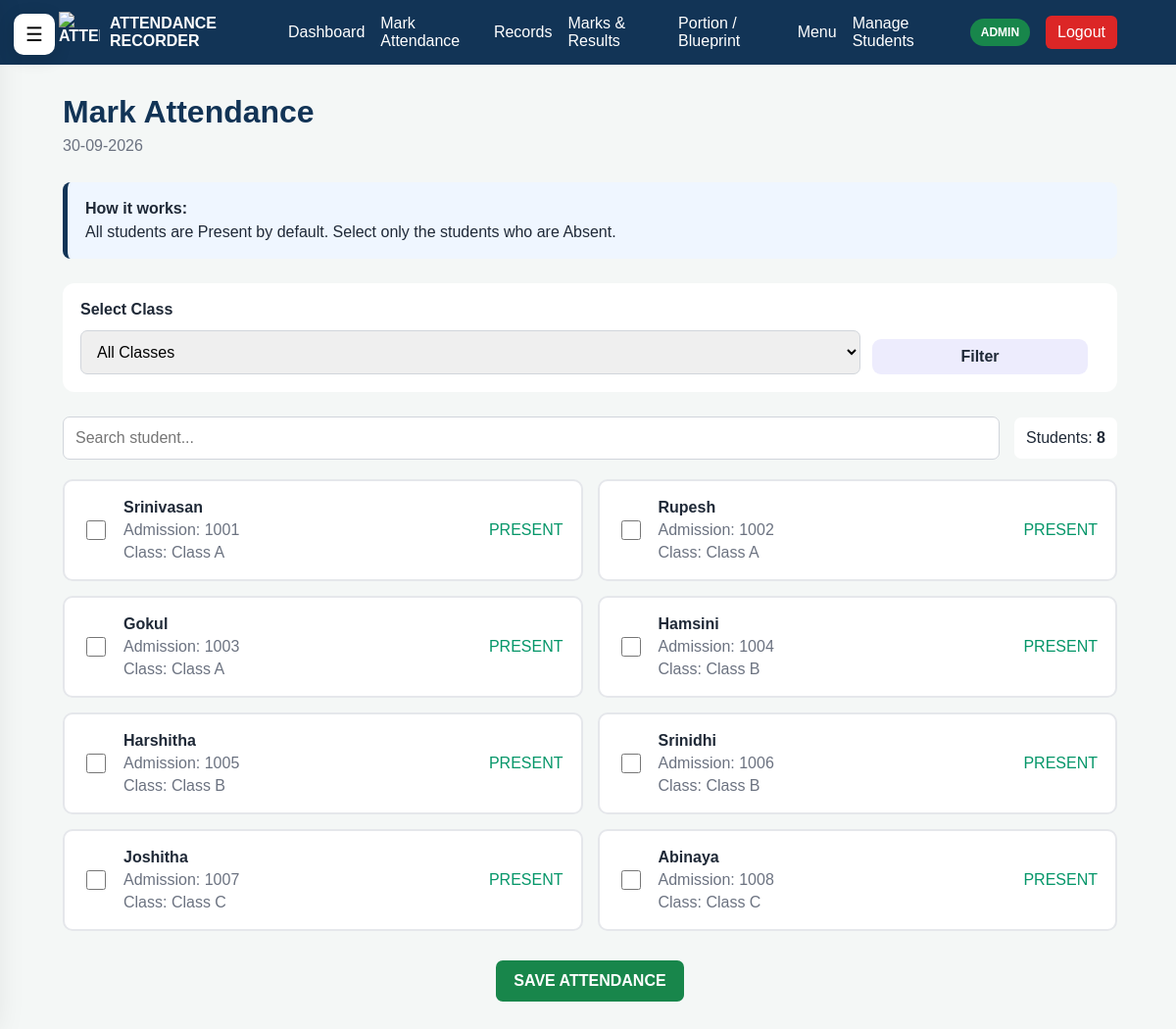
Page /mark-attendance (signed in) on the committed database.
### tables this page shows
CREATE TABLE students (

            admission_no TEXT PRIMARY KEY,

            name TEXT NOT NULL,

            class_name TEXT DEFAULT 'Unassigned',

            password TEXT,

            roll_no TEXT,

            blood_group TEXT,

            mother_phone TEXT,

            father_phone TEXT,

            mother_email TEXT,

            father_email TEXT,

            address TEXT
        , email TEXT, phone TEXT, login_username TEXT DEFAULT '', photo TEXT DEFAULT '');

### app.py (the view, shortened to what this page needs)
@app.route(
    "/mark-attendance",
    methods=["GET", "POST"]
)
def mark_attendance():
    connection = get_db_connection()
    today = datetime.now().strftime(
        "%d-%m-%Y"
    )
    selected_class = request.args.get(
        "class_name",
        ""
    ).strip()
    if selected_class:
        students = connection.execute(
            """
            SELECT *
            FROM students

            WHERE class_name = ?

            ORDER BY admission_no
            """,
            (selected_class,)
        ).fetchall()
    else:
        students = connection.execute(
            """
            SELECT *
            FROM students

            ORDER BY class_name, admission_no
            """
        ).fetchall()
    recorded = connection.execute(
        """
        SELECT admission_no
        FROM attendance
        WHERE date = ?
        """,
        (today,)
    ).fetchall()
    recorded_numbers = {
        row["admission_no"]
        for row in recorded
    }
    remaining_students = [
        student
        for student in students
        if student["admission_no"]
        not in recorded_numbers
    ]
    class_rows = connection.execute(
        """
        SELECT DISTINCT class_name
        FROM students
        WHERE TRIM(class_name) <> ''
        ORDER BY class_name
        """
    ).fetchall()
    class_names = CLASSES
    connection.close()
    return render_template(
        "mark_attendance.html",
        students=remaining_students,
        today=today,
        selected_class=selected_class,
        class_names=class_names
    )

### app.py (called while the page is built, shortened)
def get_db_connection():
    connection = sqlite3.connect(
        DATABASE_FILE
    )
    connection.row_factory = sqlite3.Row
    return connection

def login_required():
    return "user_id" in session

def teacher_or_admin_required():
    return (
        login_required()
        and session.get("role")
        in ["teacher", "admin"]
    )

def _master_connection():
    c = sqlite3.connect(MASTER_DATABASE_FILE)
    c.row_factory = sqlite3.Row
    return c

def get_db_connection():
    if not has_request_context():
        return _CORE_GET_DB_CONNECTION()
    slug = session.get("school_id")
    if not slug:
        return _CORE_GET_DB_CONNECTION()

def _current_school_name():
    slug = session.get("school_id", "our-school")
    c = _master_connection()
    row = c.execute("SELECT name FROM schools WHERE slug=?", (slug,)).fetchone()
    c.close()
    return row["name"] if row else "Our School"

@app.context_processor
def inject_7777_context():
    try:
        c = _master_connection()
        schools = c.execute(
            "SELECT name,slug FROM schools WHERE active=1 ORDER BY id"
        ).fetchall()
        c.close()
    except Exception:
        schools = []
    return {
        "school_list": schools,
        "current_school_name": _current_school_name(),
    }

@app.before_request
def prepare_7777_request():
    if request.path not in ["/login", "/logout"] and session.get("role") != "boss":
        if session.get("school_id") not in [None, "", "master"]:
            _feature_setup_current_db()

@app.after_request
def restore_7777_school_session(response):
    slug = getattr(g, "login_school_slug", None)
    if slug and session.get("role") in ["student", "teacher", "admin"]:
        session["school_id"] = slug
    return response

@app.before_request
def enforce_class_teacher_attendance_scope():
    return None

@app.before_request
def enforce_original_marks_subject():
    return None

@app.before_request
def boss_controls_registration_and_school_creation():
    if request.path == "/register" and session.get("role") != "boss":
        flash("Teacher/Admin account creation is controlled by Boss Admin.", "error")
        return redirect(url_for("login"))

@app.before_request
def clear_stale_login_session():
    if request.path == "/login" and request.method == "GET" and session.get("role"):
        session.clear()

@app.before_request
def enforce_strict_class_teacher_scope():
    if session.get("role") != "teacher":
        return None

### templates/mark_attendance.html (shortened to what this page needs)
{% extends "base.html" %}
{% block content %}
<div class="page-header">
    <div>
        <h1>
            Mark Attendance
        </h1>
        <p>
            {{ today }}
        </p>
    </div>
</div>
<div class="attendance-instructions">
    <strong>
        How it works:
    </strong>
    <span>
        All students are Present by default.
        Select only the students who are Absent.
    </span>
</div>
<div class="dashboard-filter">
    <form method="GET" id="attendanceClassFilter">
        <label>
            Select Class
        </label>
        <select
            name="class_name"
            onchange="document.getElementById('attendanceClassFilter').submit()"
        >
            <option value="">
                All Classes
            </option>
        </select>
        <button
            type="submit"
            class="secondary-button"
        >
            Filter
        </button>
    </form>
</div>
<form method="POST">
    <div class="attendance-toolbar">
        <input
            type="text"
            id="studentSearch"
            placeholder="Search student..."
        >
        <div class="attendance-counter">
            Students:
            <strong id="studentCount">
                {{ students|length }}
            </strong>
        </div>
    </div>
    <div class="student-attendance-grid">
        {% for student in students %}
        <label
            class="student-attendance-card"
            data-student="{{ student.name|lower }}"
            data-admission="{{ student.admission_no|lower }}"
        >
            <input
                type="checkbox"
                name="absent_students"
                value="{{ student.admission_no }}"
            >
            <div class="student-information">
                <strong>
                    {{ student.name }}
                </strong>
                <span>
                    Admission:
                    {{ student.admission_no }}
                </span>
                <span>
                    Class:
                    {{ student.class_name }}
                </span>
            </div>
            <div class="student-status">
                <span class="status-present">
                    PRESENT
                </span>
            </div>
        </label>
        {% endfor %}
    </div>
    {% if students %}
    <div class="attendance-submit-area">
        <button
            type="submit"
            class="primary-button"
            onclick="return confirmAttendance()"
        >
            SAVE ATTENDANCE
        </button>
    </div>
    {% endif %}
</form>
{% endblock %}

### templates/base.html (shortened to what this page needs)
<!DOCTYPE html>
<html lang="en">
<head>
    <link
        rel="stylesheet"
        href="{{ url_for('static', filename='css/style.css') }}"
    >
</head>
<body class="ATTENZYRA-menu-page">
{% if session.get("user_id") %}
<button class="ATTENZYRA-menu-trigger" id="ATTENZYRAMenuTrigger" type="button" aria-label="Open dashboard menu">☰</button>
<header class="navbar">
    <div class="nav-brand">
        <a href="{{ url_for('home') }}">
            <img
                src="https://i.postimg.cc/Hs93kFX1/ATTENZYRA.png"
                alt="ATTENZYRA"
                class="navbar-logo"
            >
            <span>
                ATTENDANCE RECORDER
            </span>
        </a>
    </div>
    <nav
        class="nav-links"
        id="navLinks"
    >
        {% if session.get("role") in ["teacher", "admin"] %}
            <a href="{{ url_for('dashboard') }}">
                Dashboard
            </a>
            <a href="{{ url_for('mark_attendance') }}">
                Mark Attendance
            </a>
            <a href="{{ url_for('attendance_records') }}">
                Records
            </a>
            <a href="{{ url_for('marks') }}">
                Marks & Results
            </a>
            <a href="{{ url_for('documents') }}">
                Portion / Blueprint
            </a>
            <a href="{{ url_for('features_hub') }}">
                Menu
            </a>
            {% if session.get("role") == "admin" %}
                <a href="{{ url_for('manage_students') }}">
                    Manage Students
                </a>
            {% endif %}
        {% endif %}
        <span class="role-badge">
            {{ session.get("role", "").upper() }}
        </span>
        <a
            class="logout-button"
            href="{{ url_for('logout') }}"
        >
            Logout
        </a>
    </nav>
</header>
{% endif %}
<main class="main-container">
    {% block content %}
    {% endblock %}
</main>
</body>
</html>

### static/css/style.css (style rules this page uses)
* { box-sizing: border-box; }
body { margin: 0; font-family: Arial, sans-serif; background: #f4f7f6; color: #1f2937; }
a { text-decoration: none; }
button, input, select, textarea { font: inherit; }
.navbar { background: #123456; padding: 12px 5%; display: flex; align-items: center; justify-content: space-between; }
.nav-brand a { color: white; font-weight: bold; display: flex; align-items: center; gap: 10px; }
.navbar-logo { width: 42px; height: 42px; object-fit: contain; }
.nav-links { display: flex; align-items: center; gap: 16px; }
.nav-links a { color: white; }
.role-badge { background: #18864b; color: white; padding: 7px 11px; border-radius: 20px; font-size: 12px; font-weight: bold; }
.logout-button { background: #dc2626; padding: 8px 12px; border-radius: 6px; }
.main-container { max-width: 1400px; margin: auto; padding: 30px 5%; }
.form-group label, .dashboard-filter label { display: block; font-weight: bold; margin-bottom: 7px; }
.form-group input, .form-group select, .form-group textarea, .dashboard-filter select, .filter-bar input, .filter-bar select { width: 100%; padding: 12px; border: 1px solid #d1d5db; border-radius: 7px; outline: none; }
.primary-button, .secondary-button { border: none; padding: 12px 18px; border-radius: 7px; cursor: pointer; font-weight: bold; }
.primary-button { background: #18864b; color: white; }
.secondary-button { background: #e5e7eb; color: #374151; }
.page-header { display: flex; justify-content: space-between; align-items: center; margin-bottom: 28px; gap: 20px; }
.page-header h1 { margin: 0 0 7px; color: #123456; }
.page-header p { margin: 0; color: #6b7280; }
.dashboard-filter { background: white; padding: 18px; border-radius: 12px; margin-bottom: 25px; }
.dashboard-filter form { display: grid; grid-template-columns: 1fr 220px auto; gap: 12px; align-items: end; }
.dashboard-filter label { grid-column: 1 / -1; margin: 0; }
.present-number, .status-present { color: #059669; }
.attendance-instructions { background: #eff6ff; border-left: 5px solid #123456; padding: 18px; border-radius: 8px; margin-bottom: 25px; }
.attendance-instructions span { display: block; margin-top: 6px; }
.attendance-toolbar { display: flex; gap: 15px; align-items: center; margin-bottom: 20px; }
.attendance-toolbar input { flex: 1; padding: 12px; border: 1px solid #d1d5db; border-radius: 7px; }
.attendance-counter { white-space: nowrap; background: white; padding: 12px; border-radius: 7px; }
.student-attendance-grid { display: grid; grid-template-columns: repeat(2, 1fr); gap: 15px; }
.student-attendance-card { background: white; border: 2px solid #e5e7eb; border-radius: 10px; padding: 18px; display: flex; align-items: center; gap: 15px; cursor: pointer; }
.student-attendance-card input { width: 20px; height: 20px; }
.student-information { flex: 1; }
.student-information strong, .student-information span { display: block; }
.student-information span { color: #6b7280; margin-top: 5px; }
.student-status { min-width: 75px; }
.attendance-submit-area { text-align: center; margin-top: 30px; }
.secondary-button, .danger-button { display: inline-block; border: 0; border-radius: 9px; padding: 9px 12px; cursor: pointer; text-decoration: none; font-weight: 700; }
.secondary-button { background: rgba(79,70,229,.1); color: inherit; }
.ATTENZYRA-menu-trigger { position:fixed;left:14px;top:14px;z-index:1180;border:0;border-radius:10px;padding:9px 12px;background:#fff;box-shadow:0 4px 18px rgba(0,0,0,.12);font-size:20px;cursor:pointer }
body.ATTENZYRA-menu-page .main-container { padding-left:64px }

### rows in the picture
students: name "Srinivasan", admission_no "1001", class_name "Class A"
students: name "Rupesh", admission_no "1002", class_name "Class A"
students: name "Gokul", admission_no "1003", class_name "Class A"
students: name "Hamsini", admission_no "1004", class_name "Class B"
students: name "Harshitha", admission_no "1005", class_name "Class B"
students: name "Srinidhi", admission_no "1006", class_name "Class B"
students: name "Joshitha", admission_no "1007", class_name "Class C"
students: name "Abinaya", admission_no "1008", class_name "Class C"

### other values in the picture
{{ session.get("role", "").upper() }} "ADMIN"
{{ students|length }} "8"
